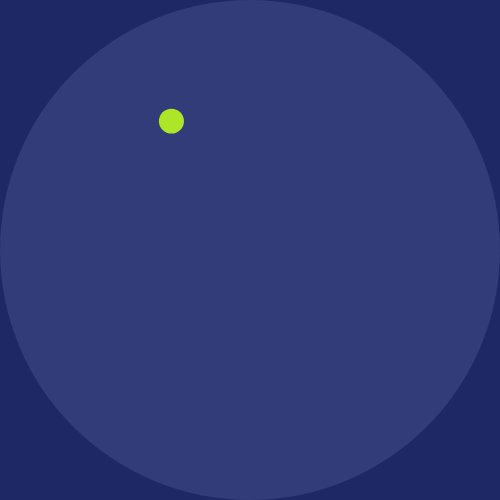
Frame 1 (no input)
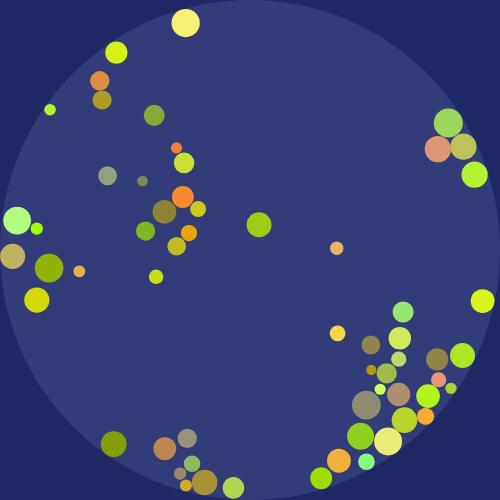
Frame 60 (no input)
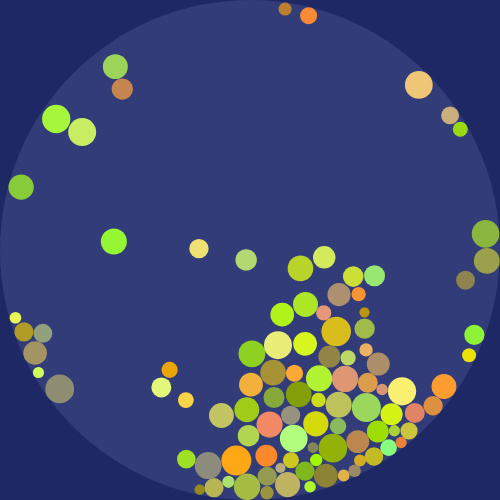
Frame 120 (the mouse pressed at the canvas centre since frame 60)

The p5.js sketch that drew these frames (run headless with seeded random() and noise() and a simulated clock; from frame 60 on, the mouse is pressed at the canvas centre):

// p5.js sketch
// ── sketch.js

let count = 100;
let balls = [];
let sub_step = 8;
let frame = 0;

function setup() {
    createCanvas(500, 500);
    noStroke();
    frameRate(120);
}

function draw() {
    background(30, 40, 100);

    fill(50, 60, 120);
    ellipse(width / 2, height / 2, width, height);

    if (balls.length < count) {
        let newBall = new Ball(random(100, 200), random(100, 200), random(5, 15));
        newBall.accelarate(0, 10000);
        balls.push(newBall);
    }

    let subDt = deltaTime / sub_step;
    for (let i = 0; i < sub_step; i++) {
        applyGravity();
        applyConstraints();
        solveCollision();
        updatePos(subDt);
    }
    show();

    frame++;
}

function show() {
    for (let ball of balls) {
        ball.show();
    }
}

function updatePos(dt) {
    for (let ball of balls) {
        ball.update(dt / 1000);
    }
}

function applyGravity() {
    for (let ball of balls) {
        ball.accelarate(0, 500);
    }
}

function applyConstraints() {
    for (let ball of balls) {
        ball.bounds();
    }
}


// A function that solves collisions between balls
function solveCollision() {
    for (let i = 0; i < balls.length; i++) {
        let ball1 = balls[i];
        for (let j = i + 1; j < balls.length; j++) {
            let ball2 = balls[j];
            let vec = createVector(ball1.pos.x - ball2.pos.x, ball1.pos.y - ball2.pos.y);
            let d = vec.mag();
            if (d < ball1.r + ball2.r) {
                vec.normalize();
                let overlap = (ball1.r + ball2.r) - d;
                ball1.pos.x += vec.x * overlap * 0.5;
                ball1.pos.y += vec.y * overlap * 0.5;
                ball2.pos.x -= vec.x * overlap * 0.5;
                ball2.pos.y -= vec.y * overlap * 0.5;
            }
        }
    }
}

function collision() {
    for (let i = 0; i < balls.length; i++) {
        for (let j = i + 1; j < balls.length; j++) {
            balls[i].collide(balls[j]);
        }
    }
}

class Ball extends VerletObject {
    constructor(x, y, r) {
        super(x, y);
        this.r = r
        this.colour = [random(255/2, 255), random(255/2, 255), random(255/2)];
    }
    show() {
        fill(this.colour[0], this.colour[1], this.colour[2]);
        ellipse(this.pos.x, this.pos.y, this.r * 2);
    }
    bounds() {
        let vec = this.pos.copy().sub(createVector(width / 2, height / 2));
        let d = vec.mag();
        if (d > (width / 2) - this.r) {
            vec.div(d);
            this.pos = createVector(width / 2, height / 2).add(vec.mult(width/2 - this.r));
        }
    }
    collide(other) {
        let vec = createVector(this.pos.x - other.pos.x, this.pos.y - other.pos.y);
        let d = vec.mag();
        if (d < this.r + other.r) {
            vec.normalize();
            let overlap = (this.r + other.r) - d;
            this.pos.x += vec.x * overlap * 0.5;
            this.pos.y += vec.y * overlap * 0.5;
            other.pos.x -= vec.x * overlap * 0.5;
            other.pos.y -= vec.y * overlap * 0.5;
        }
    }
}

// ── verlet.js
class VerletObject {
    constructor(x, y) {
        this.pos = createVector(x, y);
        this.oldPos = this.pos.copy();
        this.a = createVector(0, 0);
    }
    update(dt) {
        let velocity = p5.Vector.sub(this.pos, this.oldPos);
        this.oldPos = this.pos.copy();
        this.pos.add(velocity.add(this.a.mult(dt * dt)));
        this.a = createVector(0, 0);
    }
    accelarate(ax, ay) {
        this.a.add(createVector(ax, ay));
    }
}
